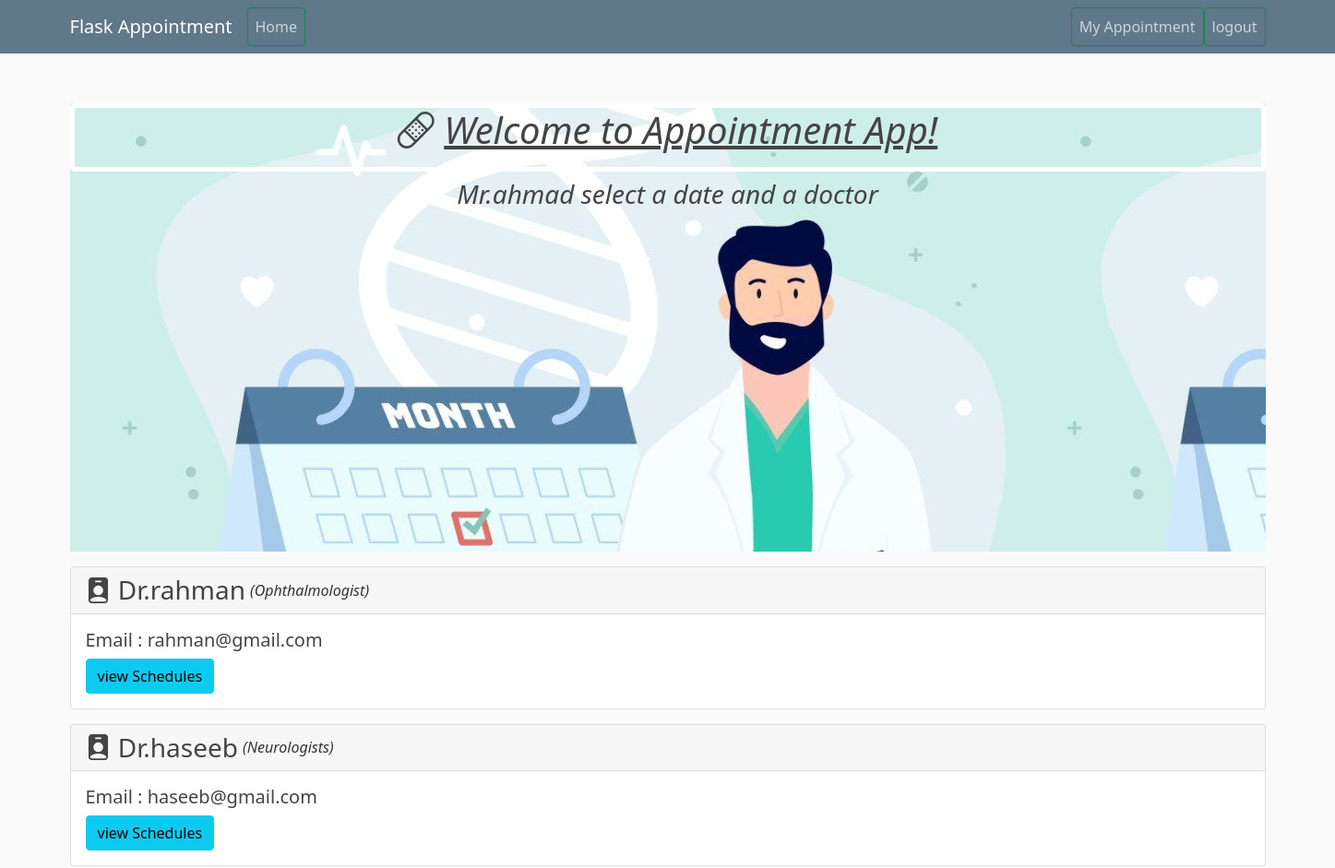
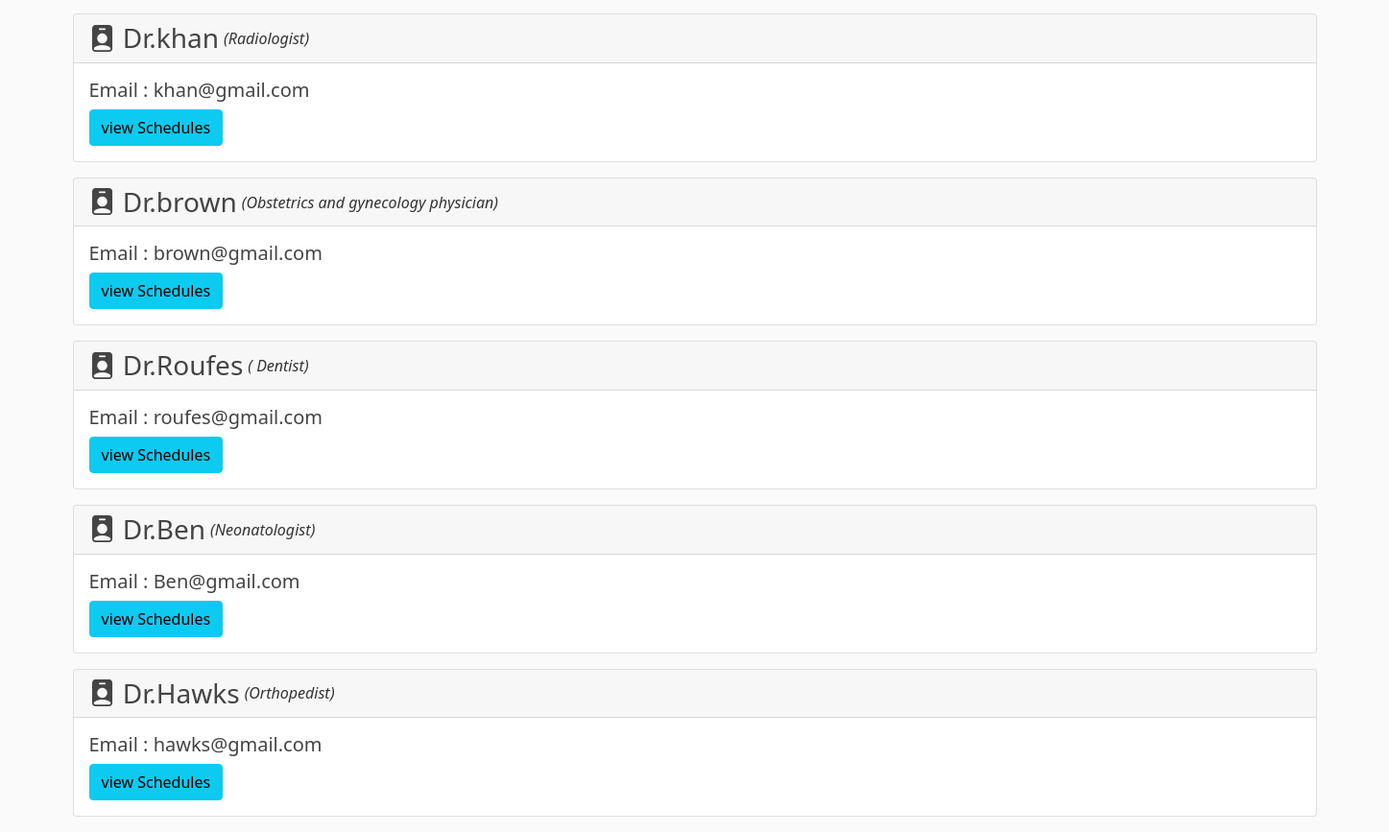
The app's page /home (signed in) with its own data (2 pictures, top to bottom).
### appointment_system/models.py (models this page shows, shortened)
class User(db.Model, UserMixin):
    id = db.Column(db.Integer, primary_key=True)
    username = db.Column(db.String(20), unique=True, nullable=False)
    email = db.Column(db.String(120), unique=True, nullable=False)
    password = db.Column(db.String(60), nullable=False)
    image_file = db.Column(db.String(20), nullable=False, default='default.jpg')
    is_admin = db.Column(db.Boolean, nullable=False, default=False)
    role = db.Column(db.String(20), nullable=False)
    doctor = db.relationship('Doctor', backref='doctor', lazy=True)
    patient = db.relationship('Patient', backref='patient', lazy=True)

class Doctor(db.Model):
    id = db.Column(db.Integer, primary_key=True)
    name = db.Column(db.String(20), unique=True, nullable=False)
    email = db.Column(db.String(120), unique=True, nullable=False)
    specialization = db.Column(db.String(120), nullable=False)
    appointment = db.relationship('Appointment', backref='doctor', lazy=True)
    user_id = db.Column(db.Integer, db.ForeignKey('user.id'))
    is_approved = db.Column(db.Boolean, nullable=False, default=False)
    schedule = db.relationship('Schedule', backref='doctor')

### appointment_system/routes.py (the view)
@app.route("/")
@app.route("/home")
def home():
    page = request.args.get('page', 1, type=int)
    doctors = Doctor.query.all()
    return render_template('home.html', doctors=doctors)

### appointment_system/models.py (called while the page is built)
@login_manager.user_loader
def load_user(user_id):
    return User.query.get(int(user_id))

### appointment_system/templates/home.html (shortened to what this page needs)
{% extends "layout.html" %}
{% block content %}
<div class="app-title">
    <h1 class="text-center mt-3 pb-3">
        <i class="bi bi-bandaid"></i>
        <u> <i>Welcome to Appointment App!</i> </u>
    </h1>
    {% if current_user.role=="doctor"%}
    <i><h3 class="text-center">Dr.{{current_user.username}} kindly add your schedule</h3></i>
    {%elif current_user.role=="patient"%}
    <i><h3 class="text-center">Mr.{{current_user.username}} select a date and a doctor</h3></i>
    {% endif %}
</div>
    {% for doctor in doctors %}
    <div class="card my-3">
        <div class="card-header d-flex align-items-center">
          <h3 class="mb-0">
            <i class="bi bi-person-badge-fill"></i>
            Dr.{{doctor.name}}
          </h3>
          <i style="font-weight: 500;">({{doctor.specialization}})</i>
        </div>
        <div class="card-body">
          <h5 class="card-title">Email : {{doctor.email}}</h5>
          <a href="{{ url_for('view_doctor_schedule', id=doctor.user_id )}}" class="btn btn-info"> view Schedules</a>
        </div>
      </div>
    {% endfor %}
{% endblock %}

### appointment_system/static/main.css (style rules this page uses)
body { background: #fafafa; color: #333333; margin-top: 5rem; }
.app-title { background-image: url('profile_pics/background-image.jpg'); height: 486px; }
.app-title > h1 { border: 5px solid white; border-radius: 5px; }
a { text-decoration: none; }
h1, h2, h3, h4, h5, h6 { color: #444444; }

### records on screen
User: username "ahmad"
Doctor: name "rahman", specialization "Ophthalmologist", email "rahman@gmail.com"
Doctor: name "haseeb", specialization "Neurologists", email "haseeb@gmail.com"
Doctor: name "khan", specialization "Radiologist", email "khan@gmail.com"
Doctor: name "brown", specialization "Obstetrics and gynecology physician", email "brown@gmail.com"
Doctor: name "Roufes", specialization "Dentist", email "roufes@gmail.com"
Doctor: name "Ben", specialization "Neonatologist", email "Ben@gmail.com"
Doctor: name "Hawks", specialization "Orthopedist", email "hawks@gmail.com"
